Frame 1 (no input): blank canvas, image omitted
Frame 60 (the mouse pressed at the canvas centre just before this capture): blank canvas, image omitted
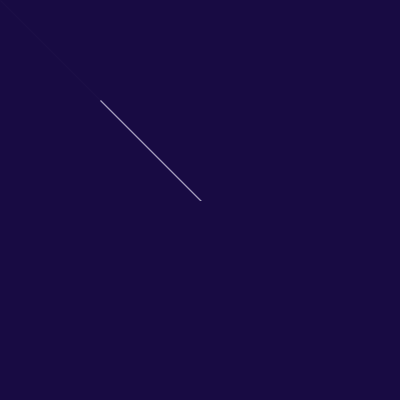
Frame 120 (the mouse held since frame 60 and released just before this capture)

The Processing sketch whose frames 1 and 60 were blank and that drew this single picture after the mouse press (run headless with seeded random() and noise(); from frame 60 on, the mouse is pressed at the canvas centre):

// Processing sketch: processing_135201
// ── processing_135201.pde

void setup(){
  size(400,400);
  smooth();
  background(24,11,67);
}
void draw(){
 stroke(255,255,255,4);
  fill(255,255,255,4);
  
  triangle(mouseX,mouseY,pmouseY,pmouseY,mouseY/2,mouseX/2);
}
